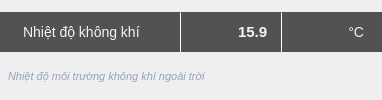
       <widget class="QWidget" name="airTempContainer" native="true">
        <layout class="QVBoxLayout" name="airTempLayout">
         <property name="spacing">
          <number>3</number>
         </property>
         <property name="leftMargin">
          <number>0</number>
         </property>
         <property name="topMargin">
          <number>0</number>
         </property>
         <property name="rightMargin">
          <number>0</number>
         </property>
         <property name="bottomMargin">
          <number>0</number>
         </property>
         
         <!-- Capsule Input -->
         <item>
          <widget class="QWidget" name="airTempCapsule" native="true">
           <property name="minimumSize">
            <size>
             <width>0</width>
             <height>40</height>
            </size>
           </property>
           <property name="maximumSize">
            <size>
             <width>16777215</width>
             <height>40</height>
            </size>
           </property>
           <layout class="QHBoxLayout" name="airTempCapsuleLayout">
            <property name="spacing">
             <number>0</number>
            </property>
            <property name="leftMargin">
             <number>0</number>
            </property>
            <property name="topMargin">
             <number>0</number>
            </property>
            <property name="rightMargin">
             <number>0</number>
            </property>
            <property name="bottomMargin">
             <number>0</number>
            </property>
            
            <!-- Label bên trái -->
            <item>
             <widget class="QLabel" name="airTempLabel">
              <property name="minimumSize">
               <size>
                <width>180</width>
                <height>40</height>
               </size>
              </property>
              <property name="maximumSize">
               <size>
                <width>16777215</width>
                <height>40</height>
               </size>
              </property>
              <property name="text">
               <string>Nhiệt độ không khí</string>
              </property>
              <property name="alignment">
               <set>Qt::AlignLeft|Qt::AlignVCenter</set>
              </property>
              <property name="styleSheet">
               <string notr="true">QLabel {
    background-color: #525252;
    color: #F1F5F9;
    font-size: 14px;
    font-family: 'Tahoma', Arial, sans-serif;
    padding-left: 20px;
    border-top-left-radius: 25px;
    border-bottom-left-radius: 25px;
}</string>
              </property>
             </widget>
            </item>
            
            <!-- Separator 1 -->
            <item>
             <widget class="Line" name="airTempSep1">
              <property name="minimumSize">
               <size>
                <width>1</width>
                <height>0</height>
               </size>
              </property>
              <property name="maximumSize">
               <size>
                <width>1</width>
                <height>16777215</height>
               </size>
              </property>
              <property name="styleSheet">
               <string notr="true">background-color: #F1F5F9;</string>
              </property>
              <property name="orientation">
               <enum>Qt::Vertical</enum>
              </property>
             </widget>
            </item>
            
            <!-- Input Field -->
            <item>
             <widget class="QLineEdit" name="airTempInput">
              <property name="minimumSize">
               <size>
                <width>100</width>
                <height>40</height>
               </size>
              </property>
              <property name="maximumSize">
               <size>
                <width>100</width>
                <height>40</height>
               </size>
              </property>
              <property name="text">
               <string>15.9</string>
              </property>
              <property name="alignment">
               <set>Qt::AlignRight|Qt::AlignVCenter</set>
              </property>
              <property name="styleSheet">
               <string notr="true">QLineEdit {
    background-color: #525252;
    color: #F1F5F9;
    border: none;
    font-size: 15px;
    font-weight: bold;
    font-family: 'Tahoma', Arial, sans-serif;
    padding-right: 10px;
}
QLineEdit:focus {
    background-color: #626262;
}
QLineEdit:disabled {
    background-color: #3a3a3a;
    color: #808080;
}</string>
              </property>
             </widget>
            </item>
            
            <!-- Separator 2 -->
            <item>
             <widget class="Line" name="airTempSep2">
              <property name="minimumSize">
               <size>
                <width>1</width>
                <height>0</height>
               </size>
              </property>
              <property name="maximumSize">
               <size>
                <width>1</width>
                <height>16777215</height>
               </size>
              </property>
              <property name="styleSheet">
               <string notr="true">background-color: #F1F5F9;</string>
              </property>
              <property name="orientation">
               <enum>Qt::Vertical</enum>
              </property>
             </widget>
            </item>
            
            <!-- Unit Label -->
            <item>
             <widget class="QLabel" name="airTempUnit">
              <property name="minimumSize">
               <size>
                <width>100</width>
                <height>40</height>
               </size>
              </property>
              <property name="maximumSize">
               <size>
                <width>100</width>
                <height>40</height>
               </size>
              </property>
              <property name="text">
               <string>°C</string>
              </property>
              <property name="alignment">
               <set>Qt::AlignRight|Qt::AlignVCenter</set>
              </property>
              <property name="styleSheet">
               <string notr="true">QLabel {
    background-color: #525252;
    color: #F1F5F9;
    font-size: 14px;
    font-family: 'Tahoma', Arial, sans-serif;
    padding-right: 15px;
    border-top-right-radius: 25px;
    border-bottom-right-radius: 25px;
}</string>
              </property>
             </widget>
            </item>
           </layout>
          </widget>
         </item>

         <!-- Note Label -->
         <item>
          <widget class="QLabel" name="airTempNote">
           <property name="minimumSize">
            <size>
             <width>0</width>
             <height>20</height>
            </size>
           </property>
           <property name="maximumSize">
            <size>
             <width>16777215</width>
             <height>20</height>
            </size>
           </property>
           <property name="text">
            <string>Nhiệt độ môi trường không khí ngoài trời</string>
           </property>
           <property name="alignment">
            <set>Qt::AlignLeft|Qt::AlignTop</set>
           </property>
           <property name="wordWrap">
            <bool>true</bool>
           </property>
           <property name="styleSheet">
            <string notr="true">QLabel {
    background-color: transparent;
    color: #94A3B8;
    font-size: 11px;
    font-style: italic;
    padding-left: 5px;
    padding-right: 5px;
}</string>
           </property>
          </widget>
         </item>
        </layout>
       </widget>
